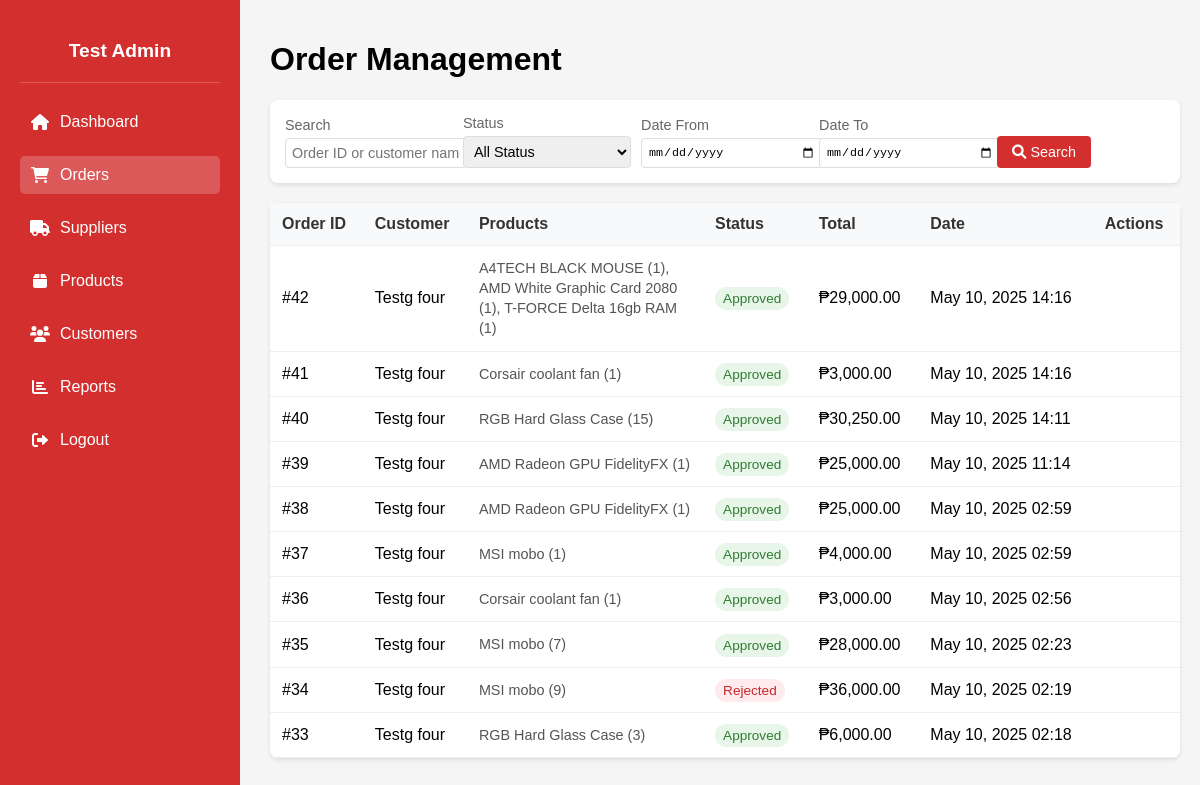
/Admin_orders.php (signed in), run on an earlier commit of the app's database.
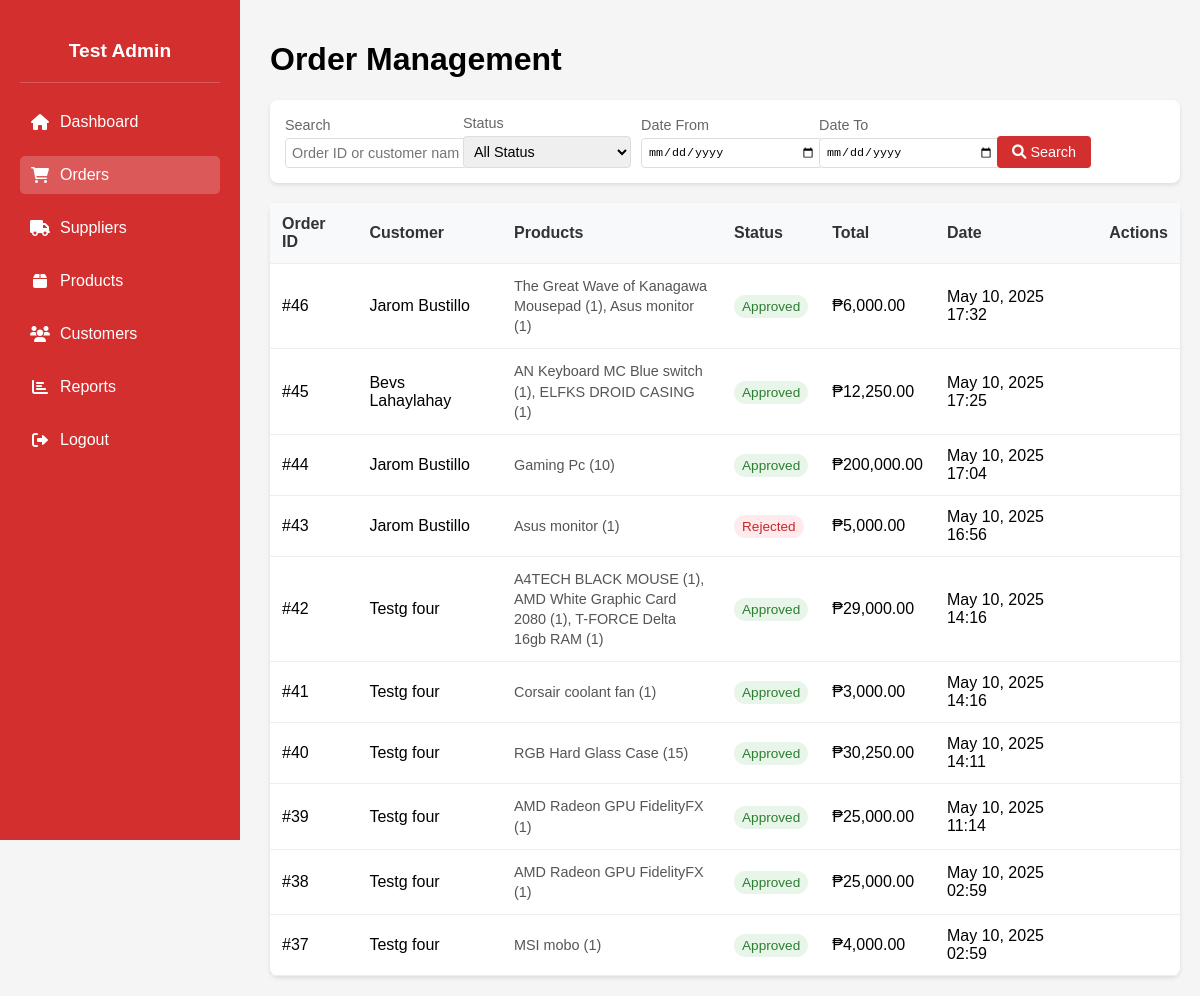
And on a later commit of the database.
### tables this page shows
CREATE TABLE `orders` (
  `PK_ORDER_ID` int(11) NOT NULL,
  `FK1_CUSTOMER_ID` int(11) NOT NULL,
  `FK2_PAYMENT_ID` int(11) NOT NULL,
  `FK3_USER_ID` int(11) NOT NULL,
  `TOTAL_PRICE` decimal(10,2) NOT NULL,
  `ORDER_DATE` datetime NOT NULL DEFAULT current_timestamp(),
  `LINE_TOTAL` decimal(10,2) NOT NULL,
  `UPDATE_DATE` datetime DEFAULT NULL,
  `STATUS` enum('Pending','Approved','Rejected') DEFAULT 'Pending'
);

CREATE TABLE `customer` (
  `PK_CUSTOMER_ID` int(11) NOT NULL,
  `L_NAME` varchar(30) NOT NULL,
  `F_NAME` varchar(30) NOT NULL,
  `EMAIL` varchar(255) NOT NULL,
  `PASSWORD_HASH` varchar(255) NOT NULL,
  `CUSTOMER_ADDRESS` varchar(255) NOT NULL,
  `PHONE_NUM` char(15) NOT NULL,
  `CREATED_AT` datetime NOT NULL DEFAULT current_timestamp(),
  `UPDATE_AT` datetime NOT NULL,
  `PROFILE_PIC` varchar(255) DEFAULT 'default.png'
);

### Admin_orders.php (the view, shortened to what this page needs)
<?php
include 'db_connect.php';
$admin_id = $_SESSION['user_id'];
$adminQuery = $conn->prepare("SELECT CONCAT(F_NAME, ' ', L_NAME) as full_name FROM users WHERE PK_USER_ID = ?");
$adminQuery->bind_param("i", $admin_id);
$adminQuery->execute();
$adminResult = $adminQuery->get_result();
$adminName = $adminResult->num_rows > 0 ? $adminResult->fetch_assoc()['full_name'] : 'Test Admin';
$items_per_page = 10;
$page = isset($_GET['page']) ? (int)$_GET['page'] : 1;
$offset = ($page - 1) * $items_per_page;
$search = isset($_GET['search']) ? $_GET['search'] : '';
$status_filter = isset($_GET['status']) ? $_GET['status'] : 'all';
$date_from = isset($_GET['date_from']) ? $_GET['date_from'] : '';
$date_to = isset($_GET['date_to']) ? $_GET['date_to'] : '';
$sql = "SELECT o.PK_ORDER_ID, c.F_NAME, c.L_NAME, o.STATUS, o.TOTAL_PRICE, o.ORDER_DATE,
        GROUP_CONCAT(CONCAT(p.PROD_NAME, ' (', od.QTY, ')') SEPARATOR ', ') as products
        FROM orders o
        JOIN customer c ON o.FK1_CUSTOMER_ID = c.PK_CUSTOMER_ID
        JOIN order_detail od ON o.PK_ORDER_ID = od.FK2_ORDER_ID
        JOIN products p ON od.FK1_PRODUCT_ID = p.PK_PRODUCT_ID
        WHERE 1=1";
$sql .= " GROUP BY o.PK_ORDER_ID, c.F_NAME, c.L_NAME, o.STATUS, o.TOTAL_PRICE, o.ORDER_DATE";
$sql .= " ORDER BY o.ORDER_DATE DESC LIMIT ? OFFSET ?";
$stmt = $conn->prepare($sql);
$types = "";
$params = array();
$types .= "ii";
$params[] = $items_per_page;
$params[] = $offset;
if (!empty($params)) {
    $stmt->bind_param($types, ...$params);
}
$stmt->execute();
$result = $stmt->get_result();
?>
<!DOCTYPE html>
<html lang="en">
<head>
    <link rel="stylesheet" href="https://cdnjs.cloudflare.com/ajax/libs/font-awesome/6.0.0/css/all.min.css">
</head>
<body>
    <div class="sidebar">
        <div class="admin-profile">
            <h3><?= htmlspecialchars($adminName) ?></h3>
        </div>
        <a href="Admin_home.php" ><i class="fas fa-home"></i> Dashboard</a>
        <a href="Admin_orders.php" class="active"><i class="fas fa-shopping-cart"></i> Orders</a>
        <a href="Admin_suppliers.php"><i class="fas fa-truck"></i> Suppliers</a>
        <a href="Admin_product.php"><i class="fas fa-box"></i> Products</a>
        <a href="Admin_customers.php"><i class="fas fa-users"></i> Customers</a>
        <a href="Admin_reports.php"><i class="fas fa-chart-bar"></i> Reports</a>
        <a href="logout.php"><i class="fas fa-sign-out-alt"></i> Logout</a>
    </div>
    <div class="orders-section">
        <h1>Order Management</h1>
        <div class="search-filters">
            <form method="GET" action="">
                <div class="form-group">
                    <label>Search</label>
                    <input type="text" name="search" value="<?php echo htmlspecialchars($search); ?>" placeholder="Order ID or customer name">
                </div>
                <div class="form-group">
                    <label>Status</label>
                    <select name="status">
                        <option value="all" <?php echo $status_filter === 'all' ? 'selected' : ''; ?>>All Status</option>
                    </select>
                </div>
                <div class="form-group">
                    <label>Date From</label>
                    <input type="date" name="date_from" value="<?php echo htmlspecialchars($date_from); ?>">
                </div>
                <div class="form-group">
                    <label>Date To</label>
                    <input type="date" name="date_to" value="<?php echo htmlspecialchars($date_to); ?>">
                </div>
                <div class="form-group">
                    <button type="submit" class="search-btn">
                        <i class="fas fa-search"></i> Search
                    </button>
                </div>
            </form>
        </div>
        <table class="orders-table">
            <thead>
                <tr>
                    <th>Order ID</th>
                    <th>Customer</th>
                    <th>Products</th>
                    <th>Status</th>
                    <th>Total</th>
                    <th>Date</th>
                    <th>Actions</th>
                </tr>
            </thead>
            <tbody>
                <?php while ($row = $result->fetch_assoc()): ?>
                <tr>
                    <td>#<?php echo htmlspecialchars($row['PK_ORDER_ID']); ?></td>
                    <td><?php echo htmlspecialchars($row['F_NAME'] . ' ' . $row['L_NAME']); ?></td>
                    <td class="products-cell"><?php echo htmlspecialchars($row['products']); ?></td>
                    <td>
                        <span class="status-badge status-<?php echo strtolower($row['STATUS']); ?>">
                            <?php echo htmlspecialchars($row['STATUS']); ?>
                        </span>
                    </td>
                    <td>₱<?php echo number_format($row['TOTAL_PRICE'], 2); ?></td>
                    <td><?php echo date('M d, Y H:i', strtotime($row['ORDER_DATE'])); ?></td>
                    <td>
                    </td>
                </tr>
                <?php endwhile; ?>
            </tbody>
        </table>
    </div>
</body>
</html>

What changed in the data, as far as the page shows it:
no longer on this page (row unchanged): orders: PK_ORDER_ID "36", FK1_CUSTOMER_ID.L_NAME "Testg four", products "Corsair coolant fan (1)", STATUS "Approved", TOTAL_PRICE "3,000.00", ORDER_DATE "May 10, 2025 02:56"
no longer on this page (row unchanged): orders: PK_ORDER_ID "35", FK1_CUSTOMER_ID.L_NAME "Testg four", products "MSI mobo (7)", STATUS "Approved", TOTAL_PRICE "28,000.00", ORDER_DATE "May 10, 2025 02:23"
no longer on this page (row unchanged): orders: PK_ORDER_ID "34", FK1_CUSTOMER_ID.L_NAME "Testg four", products "MSI mobo (9)", STATUS "Rejected", TOTAL_PRICE "36,000.00", ORDER_DATE "May 10, 2025 02:19"
no longer on this page (row unchanged): orders: PK_ORDER_ID "33", FK1_CUSTOMER_ID.L_NAME "Testg four", products "RGB Hard Glass Case (3)", STATUS "Approved", TOTAL_PRICE "6,000.00", ORDER_DATE "May 10, 2025 02:18"
added orders: PK_ORDER_ID "46", FK1_CUSTOMER_ID.L_NAME "Jarom Bustillo", products "The Great Wave of Kanagawa Mousepad (1), Asus monitor (1)", STATUS "Approved", TOTAL_PRICE "6,000.00", ORDER_DATE "May 10, 2025 17:32"
added orders: PK_ORDER_ID "45", FK1_CUSTOMER_ID.L_NAME "Bevs Lahaylahay", products "AN Keyboard MC Blue switch (1), ELFKS DROID CASING (1)", STATUS "Approved", TOTAL_PRICE "12,250.00", ORDER_DATE "May 10, 2025 17:25"
added orders: PK_ORDER_ID "44", FK1_CUSTOMER_ID.L_NAME "Jarom Bustillo", products "Gaming Pc (10)", STATUS "Approved", TOTAL_PRICE "200,000.00", ORDER_DATE "May 10, 2025 17:04"
added orders: PK_ORDER_ID "43", FK1_CUSTOMER_ID.L_NAME "Jarom Bustillo", products "Asus monitor (1)", STATUS "Rejected", TOTAL_PRICE "5,000.00", ORDER_DATE "May 10, 2025 16:56"
